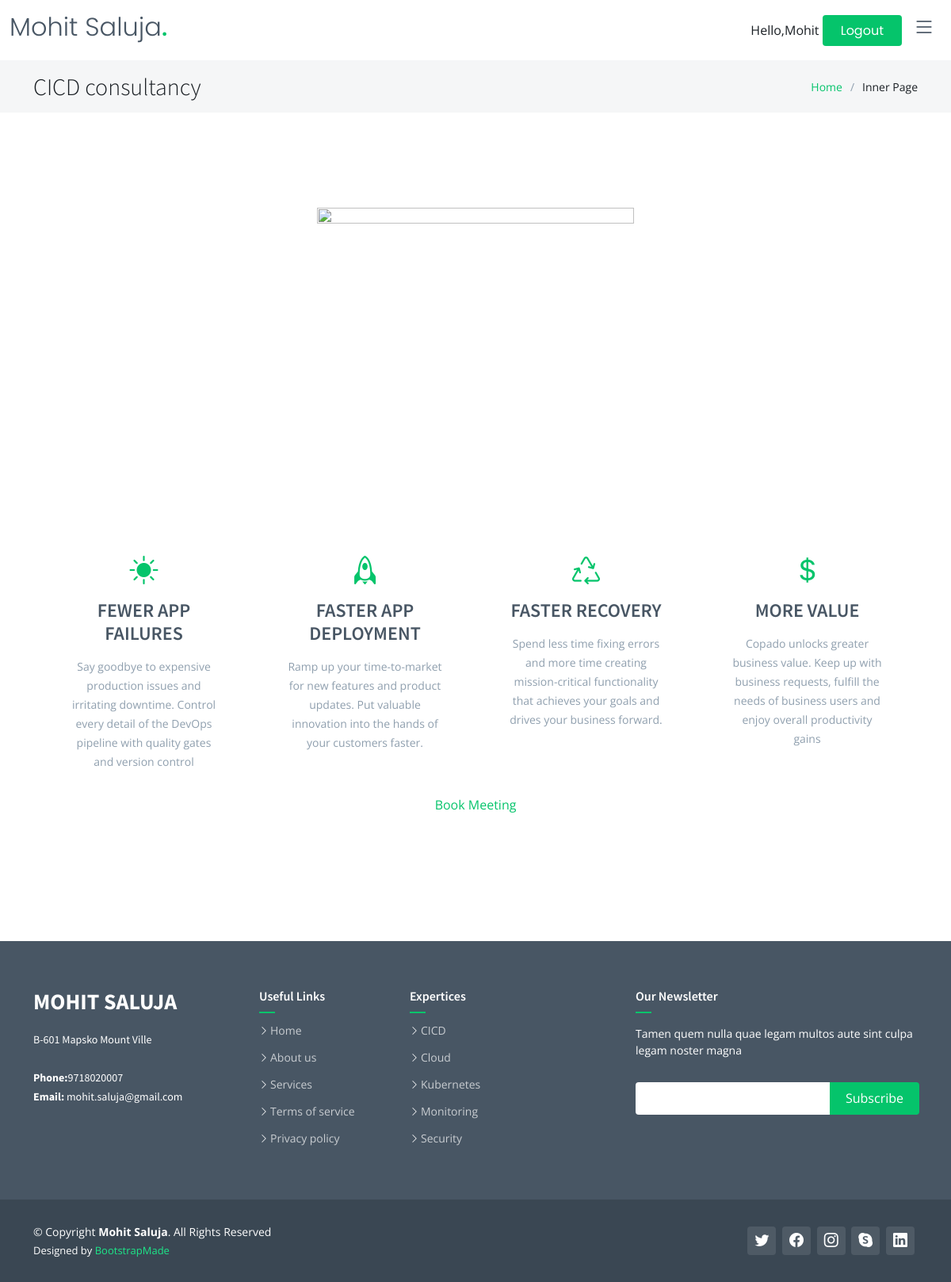
The page /service3 (signed in) on the database its author committed.
### web/models.py (models this page shows, shortened)
class address(models.Model):
    website_name = models.CharField(max_length=100)
    email_id = models.EmailField(max_length=100)
    phone = models.CharField(max_length=15)
    office_address = models.CharField(max_length=200, default="Offoce #123")

class service(models.Model):
    service_name = models.CharField(max_length=100)
    service_icon = models.CharField(max_length=100,blank=True )
    service_url = models.CharField(max_length=50, blank=True)
    service_details = RichTextUploadingField(blank=True)

class service_categoreis(models.Model):
    name = models.ForeignKey(service, on_delete=models.CASCADE, related_name="service_url_name")
    category_title =  models.CharField(max_length=50)
    category_description = RichTextUploadingField(blank=True)
    category_icon = models.CharField(max_length=100)

### techblog/views.py (the view)
@login_required(login_url='loginpage')
def service3(request):
    color_scheme =  Features.objects.get().color_schem
    template = loader.get_template('service3.html')
    serviceData = service.objects.all()
    service_obj= service.objects.get(service_url='service3')
    service_description = service_categoreis.objects.filter(name=service_obj)
    addressData = address.objects.all()
    data = {'addressData': addressData, "serviceData":serviceData,
             "service_description":service_description,
              "color_scheme":color_scheme}
    return render(request, "service3.html", data)

### techblog/templates/service3.html (shortened to what this page needs)
{% extends 'base.html' %}
{% load static %}
  {% block "content" %}
    <div class="breadcrumbs">
      <div class="container">
          {% if serviceData %}
        <div class="d-flex justify-content-between align-items-center">
          <h2>{{ serviceData.2.service_name }}</h2>
          {% endif %}
          <ol>
            <li><a href="index.html">Home</a></li>
            <li>Inner Page</li>
          </ol>
        </div>
      </div>
    </div>
    <section class="inner-page">
      <div class="container" data-aos="fade-up">
        <div class="section-header">
         <section id="featured-services" class="featured-services">
          <div class="container">
            <img src="{% static '/assets/img/cicd-image.png' %}"  alt="" class="img-fluid" height="400" width="400">
            <div class="row gy-4">
              {% for service in service_description %}
              <div class="col-xl-3 col-md-6 d-flex" data-aos="zoom-out">
                <div class="service-item position-relative">
                  <div class="icon"><i class="bi {{ service.category_icon }}"></i></div>
                  <h4><a href="" class="stretched-link">{{ service.category_title }} </a></h4>
                  <p>{{ service.category_description|safe }}</p>
                </div>
              </div>
              {% endfor %}
            </div>
          </div>
<link href="https://assets.calendly.com/assets/external/widget.css" rel="stylesheet">
<a href="" onclick="Calendly.initPopupWidget({url: 'https://calendly.com/mohitsaluja/30min'});return false;">Book Meeting</a>
      </div>
    </section>
  {% endblock %}

### techblog/templates/header.html (shortened to what this page needs)
{% load static %}
<!DOCTYPE html>
<html lang="en">
<head>
  <link href="{% static 'assets/vendor/bootstrap/css/bootstrap.min.css' %}" rel="stylesheet">
  <link href="{% static 'assets/vendor/bootstrap-icons/bootstrap-icons.css' %}" rel="stylesheet">
  <link href="{% static 'assets/vendor/aos/aos.css' %}" rel="stylesheet">
  <link href="{% static 'assets/vendor/glightbox/css/glightbox.min.css' %}" rel="stylesheet">
  <link href="{% static 'assets/vendor/swiper/swiper-bundle.min.css' %}" rel="stylesheet">
  {% if color_scheme == 'blue'%}
  <link href="{% static 'assets/css/variables-blue.css' %}" rel="stylesheet">
  {% elif  color_scheme == 'green' %}
  <link href="{% static 'assets/css/variables-green.css' %}" rel="stylesheet">
  {% elif  color_scheme == 'orange' %}
  <link href="{% static 'assets/css/variables-orange.css' %}" rel="stylesheet">
  {% elif  color_scheme == 'purple' %}
  <link href="{% static 'assets/css/variables-purple.css' %}" rel="stylesheet">
  {% elif  color_scheme == 'red' %}
  <link href="{% static 'assets/css/variables-red.css' %}" rel="stylesheet">
  {% elif  color_scheme == 'pink' %}
  <link href="{% static 'assets/css/variables-pink.css' %}" rel="stylesheet">
   {% endif %}
  <link href="{% static 'assets/css/main.css' %}" rel="stylesheet">
</head>
<body>
  <header id="header" class="header fixed-top" data-scrollto-offset="0">
    <div class="container-fluid d-flex align-items-center justify-content-between">
      <a href="index.html" class="logo d-flex align-items-center scrollto me-auto me-lg-0">
        <h1>{{ addressData.0.website_name }}<span>.</span></h1>
      </a>
      <nav id="navbar" class="navbar" >
        <i class="bi bi-list mobile-nav-toggle d-none"></i>
      </nav>
      {% if request.user.is_authenticated %}
      <span>
         Hello,{{ request.user }}
         <a class="btn-getstarted scrollto" href="{% url 'logout' %}">Logout</a>
      </span>
      {% else %}
      <span> </span>
      <span> </span>
      <a class="btn-getstarted scrollto" href="{% url 'loginpage' %}">Login</a>
      {% endif %}
      </div>
  </header>

### techblog/templates/footer.html (shortened to what this page needs)
{% load static %}
<footer id="footer" class="footer">
    <div class="footer-content">
      <div class="container">
        <div class="row">
          <div class="col-lg-3 col-md-6">
            <div class="footer-info">
              <h3>{{ addressData.0.website_name }}</h3>
              <p>
                {{ addressData.0.office_address}}
                <br><br>
                <strong>Phone:</strong>{{ addressData.0.phone }}<br>
                <strong>Email:</strong> {{ addressData.0.email_id }}<br>
              </p>
            </div>
          </div>
          <div class="col-lg-2 col-md-6 footer-links">
            <h4>Useful Links</h4>
            <ul>
              <li><i class="bi bi-chevron-right"></i> <a href="#">Home</a></li>
              <li><i class="bi bi-chevron-right"></i> <a href="#">About us</a></li>
              <li><i class="bi bi-chevron-right"></i> <a href="#">Services</a></li>
              <li><i class="bi bi-chevron-right"></i> <a href="#">Terms of service</a></li>
              <li><i class="bi bi-chevron-right"></i> <a href="#">Privacy policy</a></li>
            </ul>
          </div>
          <div class="col-lg-3 col-md-6 footer-links">
            <h4>Expertices</h4>
            <ul>
              <li><i class="bi bi-chevron-right"></i> <a href="#">CICD </a></li>
              <li><i class="bi bi-chevron-right"></i> <a href="#">Cloud </a></li>
              <li><i class="bi bi-chevron-right"></i> <a href="#">Kubernetes</a></li>
              <li><i class="bi bi-chevron-right"></i> <a href="#">Monitoring</a></li>
              <li><i class="bi bi-chevron-right"></i> <a href="#">Security</a></li>
            </ul>
          </div>
          <div class="col-lg-4 col-md-6 footer-newsletter">
            <h4>Our Newsletter</h4>
            <p>Tamen quem nulla quae legam multos aute sint culpa legam noster magna</p>
            <form action="{% url 'subscribe_newsletter' %}" method="post">
              <input type="email" name="email"><input type="submit" value="Subscribe">
            </form>
          </div>
        </div>
      </div>
    </div>
    <div class="footer-legal text-center">
      <div class="container d-flex flex-column flex-lg-row justify-content-center justify-content-lg-between align-items-center">
        <div class="d-flex flex-column align-items-center align-items-lg-start">
          <div class="copyright">
            &copy; Copyright <strong><span>{{ addressData.0.website_name }}</span></strong>. All Rights Reserved
          </div>
          <div class="credits">
            Designed by <a href="https://bootstrapmade.com/">BootstrapMade</a>
          </div>
        </div>
        <div class="social-links order-first order-lg-last mb-3 mb-lg-0">
          <a href="#" class="twitter"><i class="bi bi-twitter"></i></a>
          <a href="#" class="facebook"><i class="bi bi-facebook"></i></a>
          <a href="#" class="instagram"><i class="bi bi-instagram"></i></a>
          <a href="#" class="google-plus"><i class="bi bi-skype"></i></a>
          <a href="#" class="linkedin"><i class="bi bi-linkedin"></i></a>
        </div>
      </div>
    </div>
  </footer>
</body>
</html>

### techblog/static/assets/css/variables-green.css (style rules this page uses)
:root { --font-default: 'Open Sans', system-ui, -apple-system, "Segoe UI", Roboto, "Helvetica Neue", Arial, "Noto Sans", "Liberation Sans", sans-serif, "Apple Color Emoji", "Segoe UI Emoji", "Segoe UI Symbol", "Noto Color Emoji"; --font-primary: 'Source Sans Pro', sans-serif; --font-secondary: 'Poppins', sans-serif; --color-default: #1a1f24; --color-default-rgb: 26, 31, 36; --color-links: #05c46b; --color-links-hover: #1de789; --color-primary: #05c46b; --color-primary-light: #1de789; --color-primary-dark: #01a156; --color-primary-rgb: 5, 196, 107; --color-primary-light-rgb: 29, 231, 137; --color-primary-dark-rgb: 1, 161, 86; --color-secondary: #485664; --color-secondary-light: #8f9fae; --color-secondary-dark: #3a4753; --color-secondary-rgb: 72, 86, 100; --color-secondary-light-rgb: 143, 159, 174; --color-secondary-dark-rgb: 58, 71, 83; --color-blue: #0d6efd; --color-blue-rgb: 13, 110, 253; --color-indigo: #6610f2; --color-indigo-rgb: 102, 16, 242; --color-purple: #6f42c1; --color-purple-rgb: 111, 66, 193; --color-pink: #f3268c; --color-pink-rgb: 243, 38, 140; --color-red: #df1529; --color-red-rgb: 223, 21, 4; --color-orange: #fd7e14; --color-orange-rgb: 253, 126, 20; --color-yellow: #ffc107; --color-yellow-rgb: 255, 193, 7; --color-green: #059652; --color-green-rgb: 5, 150, 82; --color-teal: #20c997; --color-teal-rgb: 32, 201, 151; --color-cyan: #0dcaf0; --color-cyan-rgb: 13, 202, 240; --color-white: #ffffff; --color-white-rgb: 255, 255, 255; --color-gray: #6c757d; --color-gray-rgb: 108, 117, 125; --color-black: #000000; --color-black-rgb: 0, 0, 0; }
:root { --bs-blue: var(--color-blue); --bs-indigo: var(--color-indigo); --bs-purple: var(--color-purple); --bs-pink: var(--color-pink); --bs-red: var(--color-red); --bs-orange: var(--color-orange); --bs-yellow: var(--color-yellow); --bs-green: var(--color-green); --bs-teal: var(--color-teal); --bs-cyan: var(--color-cyan); --bs-white: var(--color-white); --bs-gray: var(--color-gray); --bs-gray-dark: #343a40; --bs-gray-100: #f8f9fa; --bs-gray-200: #e9ecef; --bs-gray-300: #dee2e6; --bs-gray-400: #ced4da; --bs-gray-500: #adb5bd; --bs-gray-600: #6c757d; --bs-gray-700: #495057; --bs-gray-800: #343a40; --bs-gray-900: #212529; --bs-primary: var(--color-blue); --bs-secondary: var(--color-blue); --bs-success: #198754; --bs-info: #0dcaf0; --bs-warning: #ffc107; --bs-danger: #dc3545; --bs-light: #f8f9fa; --bs-dark: #212529; --bs-primary-rgb: var(--color-primary-rgb); --bs-secondary-rgb: var(--color-secondary-rgb); --bs-success-rgb: 25, 135, 84; --bs-info-rgb: 13, 202, 240; --bs-warning-rgb: 255, 193, 7; --bs-danger-rgb: 220, 53, 69; --bs-light-rgb: 248, 249, 250; --bs-dark-rgb: 33, 37, 41; --bs-white-rgb: var(--color-white-rgb); --bs-black-rgb: var(--color-black-rgb); --bs-body-color-rgb: var(--color-default-rgb); --bs-body-bg-rgb: 255, 255, 255; --bs-font-sans-serif: var(--font-default); --bs-font-monospace: SFMono-Regular, Menlo, Monaco, Consolas, "Liberation Mono", "Courier New", monospace; --bs-gradient: linear-gradient(180deg, rgba(255, 255, 255, 0.15), rgba(255, 255, 255, 0)); --bs-body-font-family: var(--font-default); --bs-body-font-size: 1rem; --bs-body-font-weight: 400; --bs-body-line-height: 1.5; --bs-body-color: var(--color-default); --bs-body-bg: #fff; }

### rows shown on the page
address: website_name "Mohit Saluja", website_name "MOHIT SALUJA", office_address "B-601 Mapsko Mount Ville", phone "9718020007", email "mohit.saluja@gmail.com"
service: service_name "CICD consultancy"
service_categoreis: category_title "FEWER APP FAILURES", category_description "Say goodbye to expensive production issues and irritating downtime. Control every detail of the DevOps pipeline with quality gates and version control"
service_categoreis: category_title "FASTER APP DEPLOYMENT", category_description "Ramp up your time-to-market for new features and product updates. Put valuable innovation into the hands of your customers faster."
service_categoreis: category_title "FASTER RECOVERY", category_description "Spend less time fixing errors and more time creating mission-critical functionality that achieves your goals and drives your business forward."
service_categoreis: category_title "MORE VALUE", category_description "Copado unlocks greater business value. Keep up with business requests, fulfill the needs of business users and enjoy overall productivity gains"

### other values the page prints
{{ request.user }} "Mohit"
